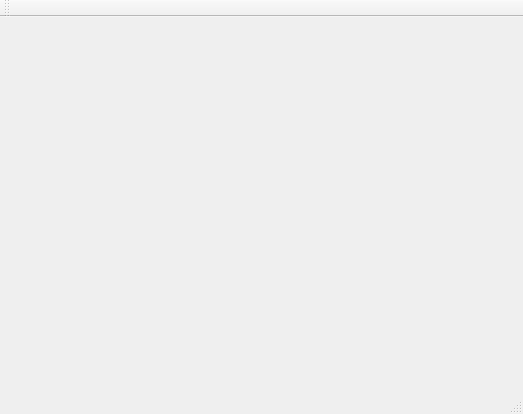
<?xml version="1.0" encoding="UTF-8"?>
<ui version="4.0">
 <class>BusinessManagementUIClass</class>
 <widget class="QMainWindow" name="BusinessManagementUIClass">
  <property name="geometry">
   <rect>
    <x>0</x>
    <y>0</y>
    <width>523</width>
    <height>414</height>
   </rect>
  </property>
  <property name="windowTitle">
   <string>BusinessManagementUI</string>
  </property>
  <widget class="QWidget" name="centralWidget">
   <layout class="QHBoxLayout" name="horizontalLayout" stretch="100,1">
    <item>
     <widget class="ItemView" name="itemView" native="true"/>
    </item>
    <item>
     <widget class="SideBar" name="sideBar" native="true"/>
    </item>
   </layout>
  </widget>
  <widget class="QMenuBar" name="menuBar">
   <property name="geometry">
    <rect>
     <x>0</x>
     <y>0</y>
     <width>523</width>
     <height>20</height>
    </rect>
   </property>
  </widget>
  <widget class="QToolBar" name="mainToolBar">
   <attribute name="toolBarArea">
    <enum>TopToolBarArea</enum>
   </attribute>
   <attribute name="toolBarBreak">
    <bool>false</bool>
   </attribute>
  </widget>
  <widget class="QStatusBar" name="statusBar"/>
 </widget>
 <layoutdefault spacing="6" margin="11"/>
 <customwidgets>
  <customwidget>
   <class>ItemView</class>
   <extends>QWidget</extends>
   <header>ItemView.h</header>
   <container>1</container>
  </customwidget>
  <customwidget>
   <class>SideBar</class>
   <extends>QWidget</extends>
   <header>SideBar.h</header>
   <container>1</container>
  </customwidget>
 </customwidgets>
 <resources/>
 <connections/>
</ui>
